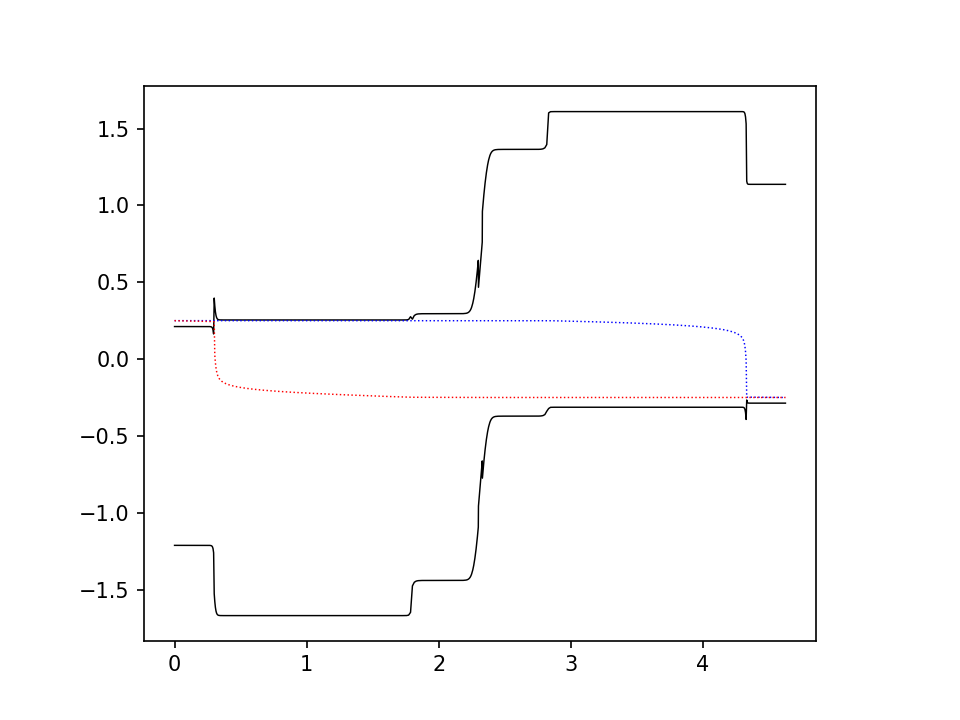

Recreate this plot in Python.
# -*- coding: utf-8 -*-

import numpy as np
import matplotlib.pyplot as plt
from sample_slice import sl
from ld_1d import LaserDiode1D

plt.rc('lines', linewidth=0.7)
plt.rc('figure.subplot', left=0.15, right=0.85)

ld = LaserDiode1D(slc=sl, ar_inds=3,
                  L=3000e-4, w=100e-4,
                  R1=0.95, R2=0.05,
                  lam=0.87e-4, ng=3.9,
                  alpha_i=0.5, beta_sp=1e-4)
ld.gen_nonuniform_mesh(y_ext=[0.5, 0.5])
ld.make_dimensionless()
ld.solve_equilibrium()

voltages = np.arange(0, 0.51, 0.1)
for v in voltages:
    print(v)
    ld.transport_init(v)
    fluct = 1
    while fluct>1e-8:
        fluct = ld.transport_step(0.1, 'mSG')

ld.original_units()
x = ld.xin * 1e4

plt.figure('Band diagram')
plt.plot(x, ld.yin['Ec']-ld.sol['psi'], color='k')
plt.plot(x, ld.yin['Ev']-ld.sol['psi'], color='k')
plt.plot(x, -ld.sol['phi_n'], 'b:')
plt.plot(x, -ld.sol['phi_p'], 'r:')
plt.savefig('test.png', dpi=150)
